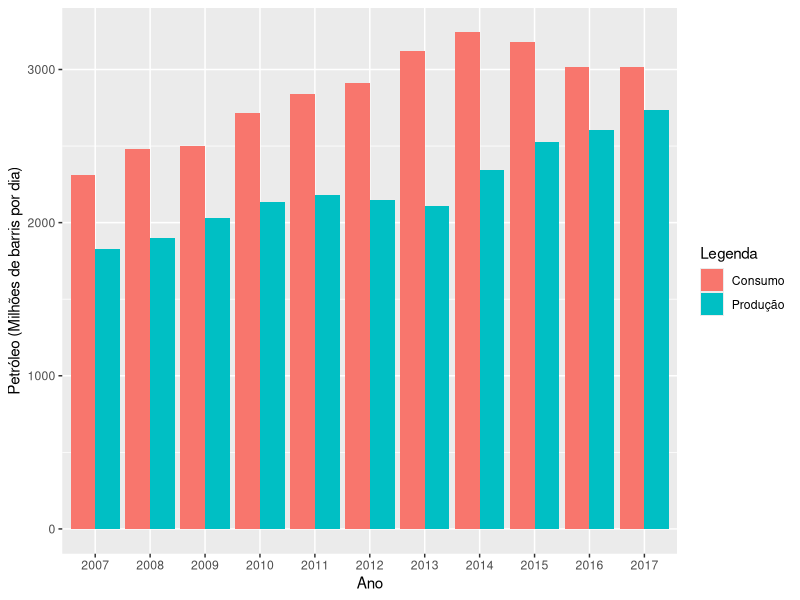

Recreate this plot in R. (Note: this script raises an error after producing the figure.)
## ---- chunk 1
knitr::opts_chunk$set(echo = FALSE)
library(ggplot2)
## ---- chunk 2
# BP Statistical Review 2018

# Producao e consumo de petroleo no brasil (Milhares de barris por dia)
ano  <- as.factor(c(2007:2017, 2007:2017))
prodcons <- c(1831, 1897, 2029, 2137, 2179, 2145, 2110, 2341, 2525, 2608, 2734, 2308, 2481, 2498, 2716, 2839, 2915, 3124, 3242, 3181, 3013, 3017)
id <- c(rep("Produção", 11), rep("Consumo",11))

# Objeto que armazena as informações
dados <- data.frame(ano, Legenda = id, prodcons)

# Funcao para criacao do grafico de barras
ggplot(dados, aes(x=ano, y=prodcons, fill=Legenda)) +
  geom_bar(position="dodge", stat="identity") +
  xlab("Ano") + ylab("Petróleo (Milhões de barris por dia)")
## ---- chunk 3
ano  <- as.factor(c(2007:2017, 2007:2017))
prodcons <- c(1831, 1897, 2029, 2137, 2179, 2145, 2110, 2341, 2525, 2608, 2734, 2308, 2481, 2498, 2716, 2839, 2915, 3124, 3242, 3181, 3013, 3017)
id <- c(rep("Produção", 11), rep("Consumo",11))
# Objeto que armazena as informações
dados <- data.frame(Ano = ano, Tipo = id, Volume = prodcons)
knitr::kable(dados, caption = "Volume, em MMbbl/d, da Produção e consumo de petróleo do Brasil nos períodos de 2007 a 2017.")
## ---- chunk 4
knitr::include_graphics('images/book-epaec001-Disposicoes_Gerais.png')
## ---- chunk 5
# Dados do INPE
regiao <- c("Norte", "Centro-Oeste", rep("Norte", 2),
            "Nordeste", rep("Norte", 4))
uf <- c("Pará", "Mato Grosso", "Rondônia", "Amazonas",
        "Maranhão", "Acre", "Tocantins", "Roraima",
        "Amapá")
numcidades <- c(144, 141, 52, 62, 181, 22, 139, 15, 14)
desmatacum <- c(157667, 147926, 62936, 28493, 25707,
                15725, 8727, 8597, 1696)
areatotal <- c(1245870, 903207.02, 237765.20, 
               1559167.89, 276419.84, 164123.96,
               277466.76, 223644.53, 142470.76)
clas <- as.character(1:9)
popest <- c(8690745, 3526220, 1796460, 4207714,
            7114498, 894470, 1590248, 631181, 861773)
                
amazlegal <- data.frame("Região" = regiao,
                        "UF" = uf,
                        "Cidades" = numcidades,
                        "Desmatamento" = desmatacum,
                        "Área" = areatotal,
                        "Clas." = clas,
                        "População" = popest
                        )
# Tabela
knitr::kable(amazlegal, caption = "Taxa de desmatamento acumulado, por estado, na Amazônia Legal, compreendido desde 1988 a 07/12/202.")
